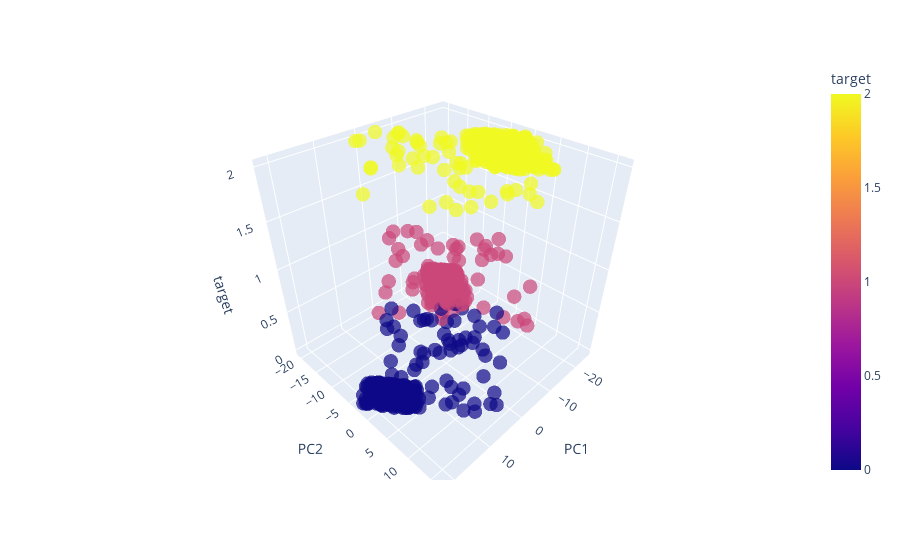

Source (notebook cell):
### Markdown cell above
# PCA

### Code cell
from sklearn.decomposition import PCA
from sklearn.linear_model import LinearRegression
from sklearn.metrics import r2_score

pca = PCA(n_components=0.95)   # preserve  95% of the variance in feture
X_train_pca = pca.fit_transform(X_train_scaled)
X_test_pca = pca.transform(X_test_scaled)
print(f'{pca.n_components_} Number of feature that preserve 95% of the variance out of {df.shape[1]} columns.')


# select only 3 columns out of 21 columns
pca_1 = PCA(n_components=2)
X_train_1 = pca_1.fit_transform(X_train)
X_test_1 = pca_1.transform(X_test)

# make dataframe
pca_columns = [f'PC{i+1}' for i in range(X_train_1.shape[1])]

df_train_pca = pd.DataFrame(X_train_1, columns=pca_columns, index=X_train.index)
df_test_pca = pd.DataFrame(X_test_1, columns=pca_columns, index=X_test.index)
df_train_pca.head()

df_train_pca['target'] = y_train.values
df_test_pca['target'] = y_test.values

# visualization
import plotly.express as px

fig = px.scatter_3d(
    df_train_pca, 
    x='PC1',
    y = 'PC2',
    z = 'target',
    color='target',
    
    opacity=0.7
)

fig.update_traces(marker=dict(size=5))
plt.tight_layout()
fig.show()

lr = LinearRegression()
# checking the r2 score of occupy 95% of the variance feature 
lr.fit(X_train_pca, y_train)
y_pred_pca_1 = lr.predict(X_test_pca)

print(f'R2 score of 95% reserve variance feature: ', r2_score(y_test, y_pred_pca_1))

# checking the r2 score of 3 features only
lr.fit(X_train_1, y_train)

y_pred_pca = lr.predict(X_test_1)

print('R2 score of 3 feature out of 21: ', r2_score(y_test,y_pred_pca))

### Figure 1 — Plotly figure (JSON) as saved in the notebook; plotly's stock layout.template omitted (floating-point values rounded to 4 significant figures; data arrays with more than 128 entries replaced by an {"elided": "..."} marker saying what was removed)
{"data": [{"hovertemplate": "PC1=%{x}<br>PC2=%{y}<br>target=%{marker.color}<extra></extra>", "legendgroup": "", "marker": {"color": {"elided": "880 int values"}, "coloraxis": "coloraxis", "opacity": 0.7, "size": 5, "symbol": "circle"}, "mode": "markers", "name": "", "scene": "scene", "showlegend": false, "type": "scatter3d", "x": {"elided": "880 float values"}, "y": {"elided": "880 float values"}, "z": {"elided": "880 int values"}}], "layout": {"coloraxis": {"colorbar": {"title": {"text": "target"}}, "colorscale": [[0, "#0d0887"], [0.1111, "#46039f"], [0.2222, "#7201a8"], [0.3333, "#9c179e"], [0.4444, "#bd3786"], [0.5556, "#d8576b"], [0.6667, "#ed7953"], [0.7778, "#fb9f3a"], [0.8889, "#fdca26"], [1, "#f0f921"]]}, "legend": {"tracegroupgap": 0}, "margin": {"t": 60}, "scene": {"domain": {"x": [0, 1], "y": [0, 1]}, "xaxis": {"title": {"text": "PC1"}}, "yaxis": {"title": {"text": "PC2"}}, "zaxis": {"title": {"text": "target"}}}}}
